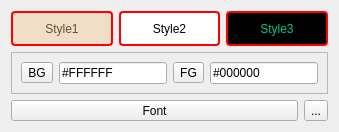
            <widget class="QWidget" name="tab_2">
             <attribute name="title">
              <string>Style</string>
             </attribute>
             <layout class="QVBoxLayout" name="verticalLayout_19">
              <item>
               <layout class="QHBoxLayout" name="horizontalLayout_60">
                <item>
                 <widget class="QToolButton" name="btnStyle1">
                  <property name="sizePolicy">
                   <sizepolicy hsizetype="Preferred" vsizetype="Fixed">
                    <horstretch>0</horstretch>
                    <verstretch>0</verstretch>
                   </sizepolicy>
                  </property>
                  <property name="minimumSize">
                   <size>
                    <width>0</width>
                    <height>35</height>
                   </size>
                  </property>
                  <property name="styleSheet">
                   <string notr="true">color: rgb(102, 78, 48);
background-color: rgb(240, 222, 198);

border: 2px solid rgb(255,0,0);
border-radius: 4px;</string>
                  </property>
                  <property name="text">
                   <string>Style1</string>
                  </property>
                  <property name="toolButtonStyle">
                   <enum>Qt::ToolButtonTextOnly</enum>
                  </property>
                  <property name="autoRaise">
                   <bool>false</bool>
                  </property>
                 </widget>
                </item>
                <item>
                 <widget class="QToolButton" name="btnStyle2">
                  <property name="sizePolicy">
                   <sizepolicy hsizetype="Preferred" vsizetype="Fixed">
                    <horstretch>0</horstretch>
                    <verstretch>0</verstretch>
                   </sizepolicy>
                  </property>
                  <property name="minimumSize">
                   <size>
                    <width>0</width>
                    <height>35</height>
                   </size>
                  </property>
                  <property name="styleSheet">
                   <string notr="true">color: rgb(0, 0, 0);
background-color: rgb(255, 255, 255);

border: 2px solid rgb(255,0,0);
border-radius: 4px;
</string>
                  </property>
                  <property name="text">
                   <string>Style2</string>
                  </property>
                  <property name="toolButtonStyle">
                   <enum>Qt::ToolButtonTextOnly</enum>
                  </property>
                  <property name="autoRaise">
                   <bool>false</bool>
                  </property>
                 </widget>
                </item>
                <item>
                 <widget class="QToolButton" name="btnStyle3">
                  <property name="sizePolicy">
                   <sizepolicy hsizetype="Preferred" vsizetype="Fixed">
                    <horstretch>0</horstretch>
                    <verstretch>0</verstretch>
                   </sizepolicy>
                  </property>
                  <property name="minimumSize">
                   <size>
                    <width>0</width>
                    <height>35</height>
                   </size>
                  </property>
                  <property name="styleSheet">
                   <string notr="true">color: #00C78C;
background-color: rgb(0, 0, 0);

border: 2px solid rgb(255,0,0);
border-radius: 4px;</string>
                  </property>
                  <property name="text">
                   <string>Style3</string>
                  </property>
                 </widget>
                </item>
               </layout>
              </item>
              <item>
               <widget class="QFrame" name="f_CustomColor">
                <property name="frameShape">
                 <enum>QFrame::StyledPanel</enum>
                </property>
                <property name="frameShadow">
                 <enum>QFrame::Raised</enum>
                </property>
                <layout class="QVBoxLayout" name="verticalLayout_4">
                 <item>
                  <layout class="QHBoxLayout" name="horizontalLayout_61">
                   <item>
                    <widget class="QToolButton" name="btnBackgroundColor">
                     <property name="text">
                      <string>BG</string>
                     </property>
                    </widget>
                   </item>
                   <item>
                    <widget class="QLineEdit" name="editBackgroundColor">
                     <property name="text">
                      <string>#FFFFFF</string>
                     </property>
                    </widget>
                   </item>
                   <item>
                    <widget class="QToolButton" name="btnForegroundColor">
                     <property name="text">
                      <string>FG</string>
                     </property>
                    </widget>
                   </item>
                   <item>
                    <widget class="QLineEdit" name="editForegroundColor">
                     <property name="text">
                      <string>#000000</string>
                     </property>
                    </widget>
                   </item>
                  </layout>
                 </item>
                </layout>
               </widget>
              </item>
              <item>
               <layout class="QHBoxLayout" name="horizontalLayout_64">
                <item>
                 <widget class="QToolButton" name="btnFont">
                  <property name="sizePolicy">
                   <sizepolicy hsizetype="Preferred" vsizetype="Expanding">
                    <horstretch>0</horstretch>
                    <verstretch>0</verstretch>
                   </sizepolicy>
                  </property>
                  <property name="minimumSize">
                   <size>
                    <width>0</width>
                    <height>0</height>
                   </size>
                  </property>
                  <property name="text">
                   <string>Font</string>
                  </property>
                 </widget>
                </item>
                <item>
                 <widget class="QToolButton" name="btnClearReaderFont">
                  <property name="sizePolicy">
                   <sizepolicy hsizetype="Fixed" vsizetype="Preferred">
                    <horstretch>0</horstretch>
                    <verstretch>0</verstretch>
                   </sizepolicy>
                  </property>
                  <property name="minimumSize">
                   <size>
                    <width>24</width>
                    <height>0</height>
                   </size>
                  </property>
                  <property name="text">
                   <string>...</string>
                  </property>
                  <property name="icon">
                   <iconset resource="../res.qrc">
                    <normaloff>:/res/clear.png</normaloff>:/res/clear.png</iconset>
                  </property>
                 </widget>
                </item>
               </layout>
              </item>
             </layout>
            </widget>
